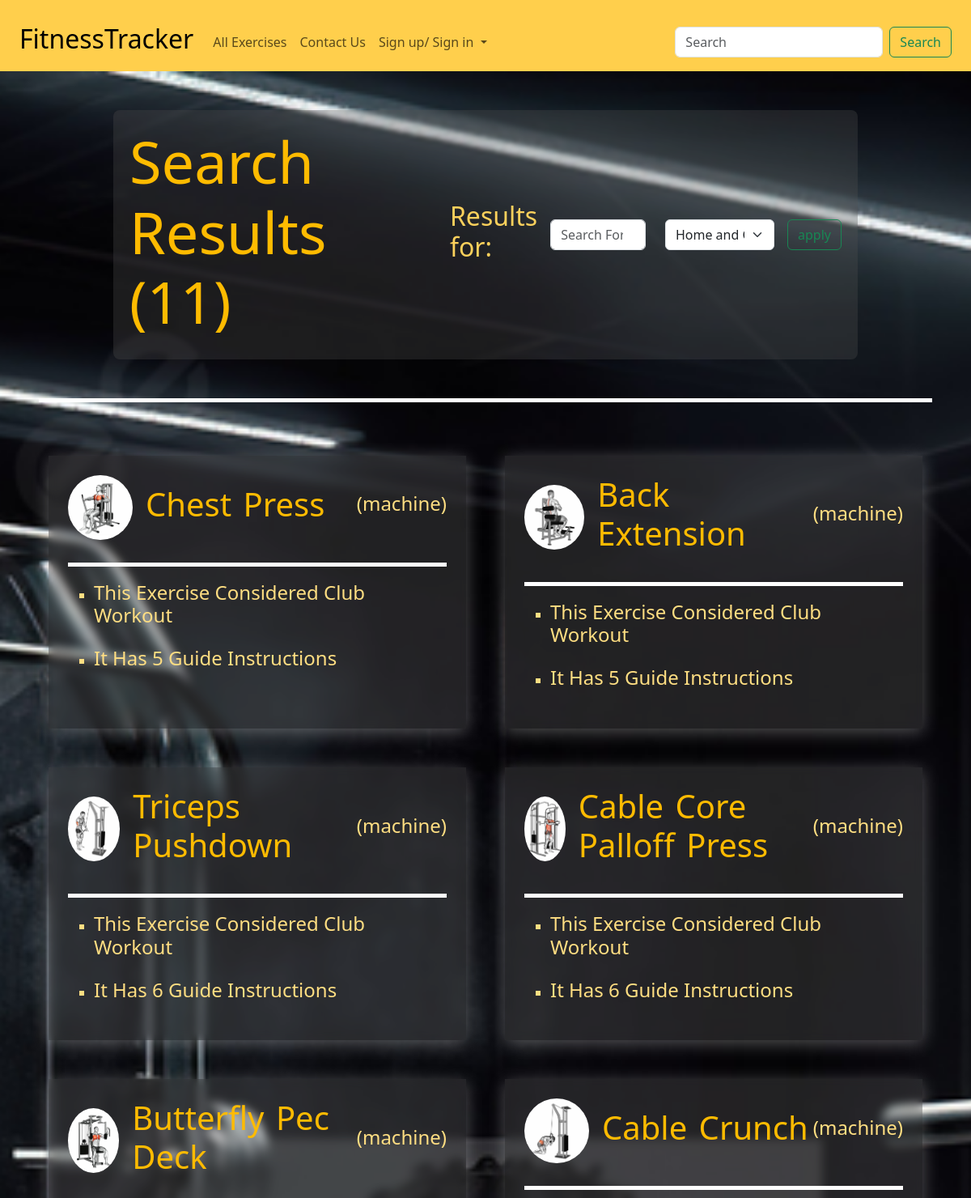
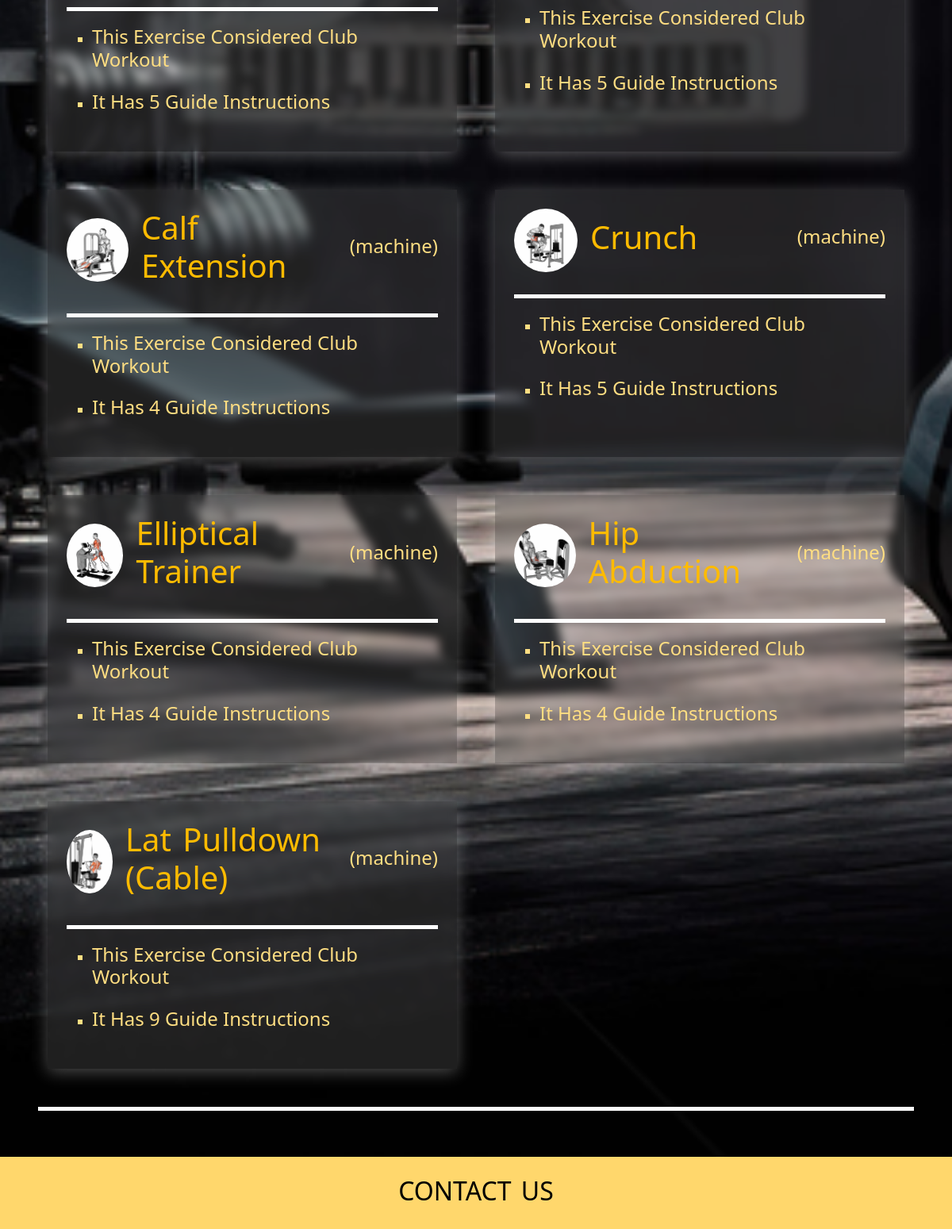
The page /exercises/search/exercises/ on the database its author committed (2 pictures, top to bottom).
### exercises/models.py (models this page shows, shortened)
class Exercise(models.Model):
    class WorkoutCategory(models.TextChoices):
        HOME_WORKOUT = 'home', 'Home Workout'
        CLUB_WORKOUT = 'club', 'Club Workout'
        BOTH_WORKOUTS = 'both', 'Home and Club Workouts'
    class EquipmentCategory(models.TextChoices):
        NO_EQUIPMENT = 'none', 'No Machine'
        MACHINE = 'machine', 'Machine'
    class ExerciseCategory(models.TextChoices):
        STRENGTH = 'strength', 'Strength'
        CARDIO = 'cardio', 'Cardio'
        FLEXIBILITY = 'flexibility', 'Flexibility'
    name = models.CharField(max_length=256)
    description = models.TextField(blank=True)
    image = models.ImageField(upload_to="media/images/exercises/")
    video_link = models.URLField(blank=True)
    video = models.FileField(upload_to="media/videos/", blank=True)
    workout_category = models.CharField(
        max_length=30,
        choices=WorkoutCategory.choices
    )
    equipment_category = models.CharField(
        max_length=30,
        choices=EquipmentCategory.choices
    )
    exercise_category = models.CharField(
        max_length=30,
        choices=ExerciseCategory.choices
    )

### exercises/views.py (the view)
# urls.py: path("search/exercises/", views.search_exercises_view, name="search_exercises_view"),
def search_exercises_view(request:HttpRequest):
    workout_categories = Exercise.WorkoutCategory.choices
    exercises = Exercise.objects.all()
    filter_by = None
    if "search" in request.GET and len(request.GET["search"]) >= 3:
        exercises = Exercise.objects.filter(name__icontains=request.GET["search"])
    if "filter_workout_category" in request.GET and request.GET["filter_workout_category"] != '':
        exercises = exercises.filter(workout_category=request.GET['filter_workout_category'])
        filter_by = request.GET['filter_workout_category']
    if not exercises.exists():
        messages.error(request, "Couldn't Find Exercise!", "alert-danger")
        exercises = []
    return render(request, "exercises/exercise_search.html", {'exercises': exercises,
                                                              'workout_categories': workout_categories,
                                                              'filter_by':filter_by})

### exercises/templates/exercises/exercise_search.html (shortened to what this page needs)
{% extends 'main/base.html' %}
{% block content %}
{% load static %}
<div class="d-flex flex-column justify-content-center align-items-center">
    <div class="transparent-bg d-flex flex-column flex-lg-row justify-content-center align-items-center justify-content-lg-between align-items-lg-center gap-sm-2 gap-md-3 col-lg-10">
        <div  class="d-flex flex-row justify-content-between align-items-center gap-5">
            <h1>
                Search Results ({{exercises.count}})
            </h1>
            <h2 class="">
                 Results for: {{request.GET.search}}
            </h2>
        </div>
        <form class="d-flex" role="search" method="get" action="{% url 'exercises:search_exercises_view' %}">
            <div class="d-flex flex-row justify-content-center align-items-center gap-3">
                <input  class="form-control me-2" type="search" placeholder="Search For Exercise" aria-label="Search" name="search" value="{{request.GET.search}}" required minlength="3">
                <select name="filter_workout_category" class="form-select">
                    {% for value, display in workout_categories %}
                        <option value="{{value}}" {% if request.GET.filter_workout_category == workout_category %} selected {% endif %}>{{ display }}</option>
                    {% endfor %}
                </select>
                <input type="submit" value="apply" class="btn btn-outline-success"/>
            </div>
        </form>
    </div>
    <div class="line mt-5"></div>
    {% include 'exercises/exercises_list.html' %}
</div>
<div class="line mt-5"></div>
{% endblock %}

### exercises/templates/exercises/exercises_list.html
<div class="container">
    <div class="row mt-2 row-cols-1 row-cols-sm-1 row-cols-lg-2 g-5">
        {% for exercise in exercises %}
            <div class="col">
                <div class="d-flex flex-column justify-content-start align-items-start h-100 p-4 gap-2 routine_card">
                    <div class="d-flex justify-content-between align-items-center w-100">
                        <div class="d-flex justify-content-start align-items-center gap-3 w-100">
                            <img src="{{exercise.image.url}}" class="rounded-circle overflow-hidden" style="width: 80px; height: 80px; object-fit: cover;"/>
                            <a href="{% url 'exercises:exercise_detail_view' exercise.id %}">
                                <h2>{{exercise.name}}</h2>
                            </a>
                        </div>
                        <h4 class="">({{exercise.equipment_category}})</h4>
                    </div>
                    <div class="line"></div>
                    <ul style="list-style-type: square;">
                        <li class="mb-4">
                            <h4>This Exercise Considered {{exercise.get_workout_category_display }}</h4>
                        </li>
                        <li>
                            <h4 class="">It Has {{exercise.step_set.all.count}} Guide Instructions</h4>
                        </li>
                    </ul>
                </div>
            </div>
        {% endfor %}
    </div>
  </div>

### main/static/css/style.css (style rules this page uses)
body { background-color: #ffce47cb; }
a { text-decoration: none; }
h1 { font-size: 4.5rem; color: #ffbb00; }
h1, h2 { word-spacing: 4px; }
main a { color: #fcd15c; }
.transparent-bg { background-color: rgba(83, 83, 83, 0.3); border-radius: 8px; padding: 20px; backdrop-filter: blur(2px); }
.routine_card { background-color: rgba(102, 102, 102, 0.3); backdrop-filter: blur(6px); box-shadow: 0 4px 20px rgba(255, 255, 255, 0.3); transition: transform 0.3s ease, box-shadow 0.3s ease-in-out, border 0.3s ease-in-out, backdrop-filter 0.3s ease-in-out, background-color 0.3 ease-in-out; }
.line { width: 100%; height: 5px; background-color: #ffffff; margin: 20px 0; margin-bottom: 10px; }
.routine_card h2 { font-size: 2.5rem; color: #ffbb00; transition: transform 0.3s ease-in-out; }
.routine_card { color: #ffde82; }

### rows shown on the page
Exercise: image (picture), name "Chest Press", equipment_category "machine", workout_category "Club Workout", step_set.all.count "5"
Exercise: image (picture), name "Back Extension", equipment_category "machine", workout_category "Club Workout", step_set.all.count "5"
Exercise: image (picture), name "Triceps Pushdown", equipment_category "machine", workout_category "Club Workout", step_set.all.count "6"
Exercise: image (picture), name "Cable Core Palloff Press", equipment_category "machine", workout_category "Club Workout", step_set.all.count "6"
Exercise: image (picture), name "Butterfly Pec Deck", equipment_category "machine", workout_category "Club Workout", step_set.all.count "5"
Exercise: image (picture), name "Cable Crunch", equipment_category "machine", workout_category "Club Workout", step_set.all.count "5"
Exercise: image (picture), name "Calf Extension", equipment_category "machine", workout_category "Club Workout", step_set.all.count "4"
Exercise: image (picture), name "Crunch", equipment_category "machine", workout_category "Club Workout", step_set.all.count "5"
Exercise: image (picture), name "Elliptical Trainer", equipment_category "machine", workout_category "Club Workout", step_set.all.count "4"
Exercise: image (picture), name "Hip Abduction", equipment_category "machine", workout_category "Club Workout", step_set.all.count "4"
Exercise: image (picture), name "Lat Pulldown (Cable)", equipment_category "machine", workout_category "Club Workout", step_set.all.count "9"

### other values the page prints
{{ exercises.count }} "11"
form field filter_workout_category "Home and Club Workouts"
